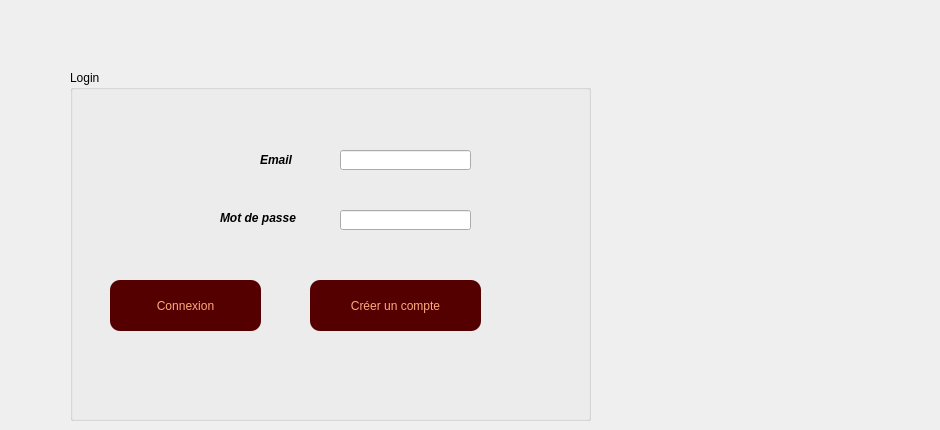
    <widget class="QWidget" name="page">
     <widget class="QGroupBox" name="groupBox">
      <property name="geometry">
       <rect>
        <x>70</x>
        <y>70</y>
        <width>521</width>
        <height>351</height>
       </rect>
      </property>
      <property name="styleSheet">
       <string notr="true">QPushButton { color: red }
QLineEdit { color: red }
QComboBox { color: red }

QPushButton{
    color: rgb(255, 170, 127);
	font: 63 10pt &quot;Yu Gothic UI Semibold&quot;;

    background-color: rgb(255, 170, 127);
	background: rgb(85, 0, 0);

	border-radius:10px;
}
QPushButton:hover
{
color: rgb(255, 170, 127);

background:rgb(175, 31, 36);



border-radius:10px;
}

QPushButton:focus
{
color: rgb(255, 170, 127);

background:rgb(175, 31, 36);

border-radius:10px;
}</string>
      </property>
      <property name="title">
       <string>Login</string>
      </property>
      <widget class="QLabel" name="label_2">
       <property name="geometry">
        <rect>
         <x>150</x>
         <y>140</y>
         <width>111</width>
         <height>16</height>
        </rect>
       </property>
       <property name="text">
        <string>&lt;html&gt;&lt;head/&gt;&lt;body&gt;&lt;p&gt;&lt;span style=&quot; font-size:9pt; font-weight:600; font-style:italic;&quot;&gt;Mot de passe&lt;/span&gt;&lt;/p&gt;&lt;/body&gt;&lt;/html&gt;</string>
       </property>
      </widget>
      <widget class="QPushButton" name="Login_connexion">
       <property name="geometry">
        <rect>
         <x>40</x>
         <y>210</y>
         <width>151</width>
         <height>51</height>
        </rect>
       </property>
       <property name="text">
        <string>Connexion</string>
       </property>
      </widget>
      <widget class="QPushButton" name="Login_ins">
       <property name="geometry">
        <rect>
         <x>240</x>
         <y>210</y>
         <width>171</width>
         <height>51</height>
        </rect>
       </property>
       <property name="styleSheet">
        <string notr="true"/>
       </property>
       <property name="text">
        <string>Créer un compte</string>
       </property>
      </widget>
      <widget class="QLineEdit" name="login_email">
       <property name="geometry">
        <rect>
         <x>270</x>
         <y>80</y>
         <width>131</width>
         <height>20</height>
        </rect>
       </property>
      </widget>
      <widget class="QLineEdit" name="login_mdp">
       <property name="geometry">
        <rect>
         <x>270</x>
         <y>140</y>
         <width>131</width>
         <height>20</height>
        </rect>
       </property>
      </widget>
      <widget class="QLabel" name="label">
       <property name="geometry">
        <rect>
         <x>190</x>
         <y>80</y>
         <width>61</width>
         <height>21</height>
        </rect>
       </property>
       <property name="text">
        <string>&lt;html&gt;&lt;head/&gt;&lt;body&gt;&lt;p&gt;&lt;span style=&quot; font-size:9pt; font-weight:600; font-style:italic;&quot;&gt;Email&lt;/span&gt;&lt;/p&gt;&lt;/body&gt;&lt;/html&gt;</string>
       </property>
      </widget>
     </widget>
     <widget class="QLabel" name="label_31">
      <property name="geometry">
       <rect>
        <x>660</x>
        <y>130</y>
        <width>271</width>
        <height>271</height>
       </rect>
      </property>
      <property name="text">
       <string/>
      </property>
      <property name="pixmap">
       <pixmap>add-user-2-256.png</pixmap>
      </property>
     </widget>
    </widget>
